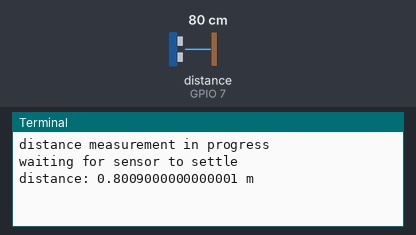
Simulated run of this program. Board: Raspberry Pi (BCM pin numbers). Parts: the last lines printed to the terminal. Inputs (shaded band) come from the test bench; at power-on: distance to the obstacle (sensor on GPIO 7) 80 cm. The echo pulse lasts 58.3 µs per cm; the clock reads 2024-03-15 10:24:30 at power-on unless the program sets it.

Above: at 1.2 s.
1.3 s: distance to the obstacle (sensor on GPIO 7) set to 2 cm
At 2.36 s:
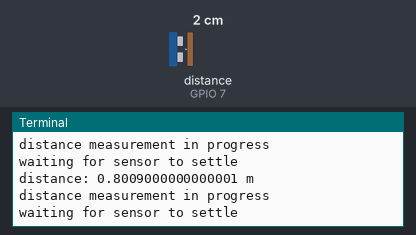
4.3 s: distance to the obstacle (sensor on GPIO 7) set to 4 cm
At 5.5 s:
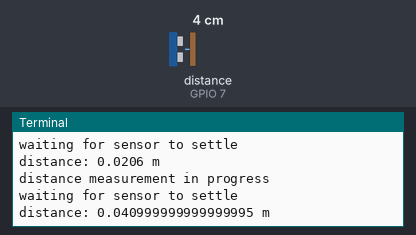
Timing chart, 0 to 7.3 s (numbered marks = the images above; inputs shaded):
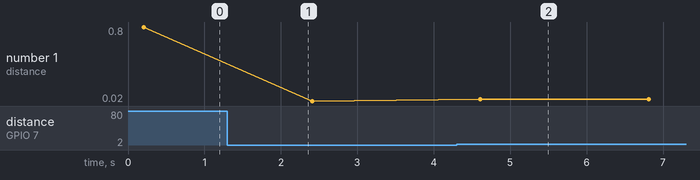

Measured:
- after the input at 4.3 s, the terminal: prints a new line after 0.31 s (image 2)
- plotted number 1: 0.8 → 0.02 after the input at 1.3 s, 0.02 → 0.04 after the input at 4.3 s

The program:

app.py
```python
import RPi.GPIO as GPIO
import time
TRIG=8
ECHO=7
GPIO.setmode(GPIO.BCM)
while True:
    print("distance measurement in progress")
    GPIO.setup(TRIG,GPIO.OUT)
    GPIO.setup(ECHO,GPIO.IN)
    GPIO.output(TRIG,False)
    print("waiting for sensor to settle")
    time.sleep(0.2)
    GPIO.output(TRIG,True)
    time.sleep(0.00001)
    GPIO.output(TRIG,False)
    while GPIO.input(ECHO)==0:
        pulse_start=time.time()
    while GPIO.input(ECHO)==1:
        pulse_end=time.time()
    pulse_duration=pulse_end-pulse_start
    distance=pulse_duration*17150
    distance=round(distance,2)
    print("distance:",distance/100,"m")
    time.sleep(2)
```
